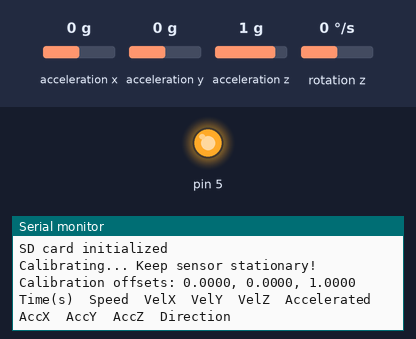
Bench run of a sketch on a simulated Arduino Uno, built with avr-gcc and run on an emulated ATmega328P. Parts: output pins drawn as LEDs (lit = HIGH), the last lines printed to the serial monitor. The test bench sets the inputs (shaded band); at power-on: acceleration x 0 g, rotation z 0 °/s, acceleration y 0 g, acceleration z 1 g. Storage starts empty.

Above: at 8.5 s.
8.6 s: acceleration x set to -1.4 g
At 10.5 s:
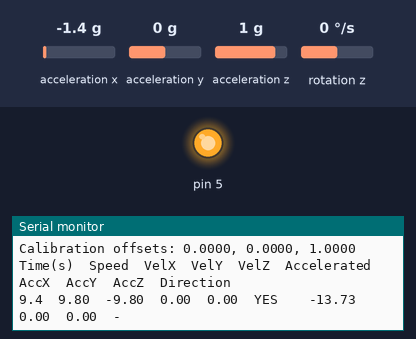
11.6 s: rotation z set to -192 °/s
At 13.8 s:
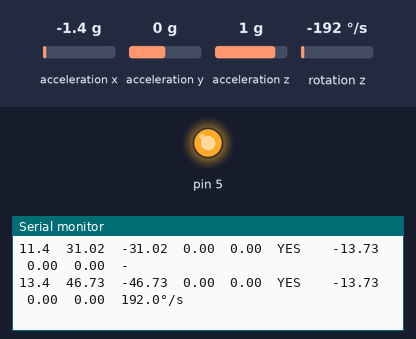
Timing chart, 0 to 15.3 s (numbered marks = the images above; inputs shaded):
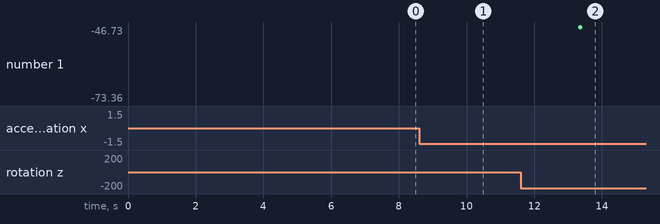

Measured:
- after the input at 8.6 s, the serial monitor: prints a new line after 0.76 s (image 1)
- after the input at 11.6 s, the serial monitor: prints a new line after 1.8 s (image 2)

The sketch:

dataStorage_v4.ino
```cpp
#include <SD.h>
#include <SPI.h>
#include <LSM6DS3.h>
#include <Wire.h>

const int flexSensorPin = PD4;  // Analog pin for the flex sensor
const int redPin = 1;          // PWM pin for red LED (D1)
const int greenPin = 2;        // PWM pin for green LED (D2)
const int bluePin = 3;         // PWM pin for blue LED (D3)
const int chipSelect = 6;      // CS pin for microSD (D6)
LSM6DS3 myIMU(I2C_MODE, 0x6A);

// Calibration variables
float initial_aX = 0, initial_aY = 0, initial_aZ = 0;

// Threshold parameters
const float DIRECTION_THRESHOLD = 25.0;    // Degrees/s
const float ACCEL_THRESH = 0.5;           // m/s²
const float DRIFT_COMP = 0.15;             // 25% velocity decay per second
const float ZERO_THRESH = 0.1;             // Speed threshold
const float STATIONARY_ACCEL = 0.2;        // m/s² for stationary detection

// Motion tracking
float velX = 0, velY = 0, velZ = 0;
unsigned long lastUpdate = 0;
float maxDirectionChange = 0;
bool isStationary = true;

// Timing control
unsigned long lastPrintTime = 0;
const unsigned long PRINT_INTERVAL = 2000;


void setup() {
  Serial.begin(115200);
  while(!Serial);

  pinMode(PD5, OUTPUT);
  digitalWrite(PD5, HIGH);

  // SD card initialization
if (!SD.begin(chipSelect)) {
      Serial.println("SD card init failed");
    } else {
      Serial.println("SD card initialized");
      // csv file header row
      File dataFile = SD.open("DATA.csv", FILE_WRITE);
      if (dataFile) {
        dataFile.println("Ax, Ay, Az, Gx, Gy, Gz"); // acceleratometer and gyro measurements
        dataFile.close();
      } else {
        Serial.println("Error, could not create DATA.csv");
      } // else
    } // else

  // IMU initialization
  if(myIMU.begin() != 0) {
    Serial.println("IMU initialization failed");
  } else {
    calibrateIMU();
    Serial.println("Time(s)\tSpeed\tVelX\tVelY\tVelZ\tAccelerated\tAccX\tAccY\tAccZ\tDirection");
    lastUpdate = micros();
    lastPrintTime = millis();
  } // if
} // setup

void loop() {
  unsigned long nowMicros = micros();
  float dt = (nowMicros - lastUpdate)/1e6f;
  lastUpdate = nowMicros;

  // Read and calibrate sensor data
  float accX = (myIMU.readFloatAccelX() - initial_aX) * 9.81;
  float accY = (myIMU.readFloatAccelY() - initial_aY) * 9.81;
  float accZ = (myIMU.readFloatAccelZ() - initial_aZ) * 9.81;
  float gZ = myIMU.readFloatGyroZ();

  // Stationary detection
  float accMag = sqrt(accX*accX + accY*accY + accZ*accZ);
  if(accMag < STATIONARY_ACCEL) {
    if(!isStationary) {
      // Reset velocities if newly stationary
      velX = velY = velZ = 0;
      isStationary = true;
    } // if
  } else {
    isStationary = false;
    // Update velocity with strong drift compensation
    velX += accX * dt - velX * DRIFT_COMP * dt;
    velY += accY * dt - velY * DRIFT_COMP * dt;
    velZ += accZ * dt - velZ * DRIFT_COMP * dt;
  } // if

  // Track direction changes
  if(fabs(gZ) > maxDirectionChange) {
    maxDirectionChange = fabs(gZ);
  } // if

  // Periodic reporting
  if(millis() - lastPrintTime >= PRINT_INTERVAL) {
    float speed = sqrt(velX*velX + velY*velY + velZ*velZ);
    if(speed < ZERO_THRESH) speed = 0;

    String accelerated = (accMag > ACCEL_THRESH) ? "YES" : "NO";
    String direction = (maxDirectionChange > DIRECTION_THRESHOLD) ?
                      String(maxDirectionChange, 1)+"°/s" : "-";

    Serial.print(millis()/1000.0, 1); Serial.print("\t");
    Serial.print(speed, 2);          Serial.print("\t");
    Serial.print(velX, 2);           Serial.print("\t");
    Serial.print(velY, 2);           Serial.print("\t");
    Serial.print(velZ, 2);           Serial.print("\t");
    Serial.print(accelerated);       Serial.print("\t\t");
    Serial.print(accX, 2);           Serial.print("\t");
    Serial.print(accY, 2);           Serial.print("\t");
    Serial.print(accZ, 2);           Serial.print("\t");
    Serial.println(direction);

    // Reset tracking variables
    maxDirectionChange = 0;
    lastPrintTime = millis();
  } // if
} // loop


// ============ SD card data logging function =============
void logData(float ax, float ay, float az,
             float gx, float gy, float gz) {
  File dataFile = SD.open("DATA.csv", FILE_WRITE);
  if (dataFile) {
    dataFile.print(ax);
    dataFile.print(",");
    dataFile.print(ay);
    dataFile.print(",");
    dataFile.print(az);
    dataFile.print(",");
    dataFile.print(gx);
    dataFile.print(",");
    dataFile.print(gy);
    dataFile.print(",");
    dataFile.println(gz);   // added newline to fix formatting
    dataFile.close();
    Serial.println("Flex Sensor data logged to SD");
  } else {
    Serial.println("Error opening DATA.csv for writing");
  } // if
} // logData

// =========== IMU calibration function =============
void calibrateIMU() {
  const int NUM_CAL = 500;  // Increased calibration samples
  float sum_aX = 0, sum_aY = 0, sum_aZ = 0;

  Serial.println("Calibrating... Keep sensor stationary!");
  delay(2000);  // Allow time to position sensor

  for(int i=0; i<NUM_CAL; i++) {
    sum_aX += myIMU.readFloatAccelX();
    sum_aY += myIMU.readFloatAccelY();
    sum_aZ += myIMU.readFloatAccelZ();
    delay(10);
  }
  initial_aX = sum_aX/NUM_CAL;
  initial_aY = sum_aY/NUM_CAL;
  initial_aZ = sum_aZ/NUM_CAL;

  Serial.print("Calibration offsets: ");
  Serial.print(initial_aX, 4); Serial.print(", ");
  Serial.print(initial_aY, 4); Serial.print(", ");
  Serial.println(initial_aZ, 4);
} // calibrateIMU
```
